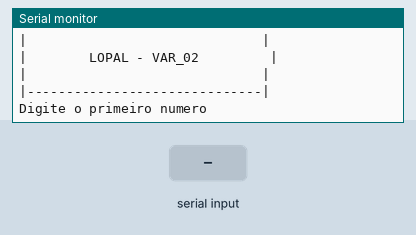
Simulated run of this sketch. Board: Arduino Uno, built with avr-gcc and run on an emulated ATmega328P. On the bench: the last lines printed to the serial monitor. The test bench sets the inputs (shaded band).

Above: at 1.2 s.
1.3 s: "90,45\n" received over Serial
At 2.1 s:
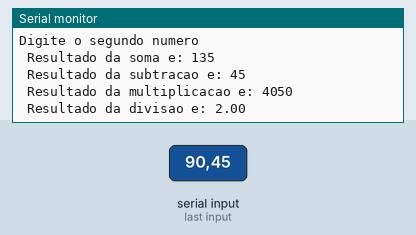
2.8 s: "5\n" received over Serial
At 4.7 s:
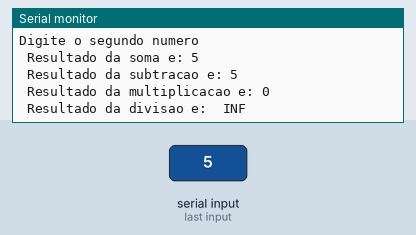

The sketch:

vari_veis_n_mericas_2_1__1_.ino
```cpp
// C++ code
//
void setup()
{
 Serial.begin(9600);// Inicia a Serial
}

//Variáveis - criação e inicialização
 int numero1 = 0;
 int numero2 = 0;
 int soma = 0;
 int subtracao = 0;
 int multiplicacao = 0;
 float divisao = 0;

void loop()
{


   //Cabeçalho
  Serial.println("|------------------------------|");//primeira linha
  Serial.println("|                              |");//segunda linha
  Serial.println("|        LOPAL - VAR_02         |");//terceira linha
  Serial.println("|                              |");//quarta linha
  Serial.println("|------------------------------|");//ultima linha


  Serial.println();//pula uma linha
  Serial.println();//pula uma linha


  //entrada

  Serial.println("Digite o primeiro numero");//pergunta
  while( ! Serial.available () );//Espera o usuario digitar/dar um <Enter>
 numero1 = Serial.parseInt();//resposta do usuario
   Serial.println("Digite o segundo numero");//pergunta
   while( ! Serial.available () );//Espera o usuario digitar/dar um <Enter>
 numero2 =  Serial.parseInt();//resposta do usuario;

 //processamento
 soma = numero1 + numero2;//7 - inteiro (int)
 subtracao = numero1 - numero2;//3 - inteiro(int)
 multiplicacao = numero1 * numero2;//10 - inteiro(int)

  //converte numero1 e numero2 para float antes da conta
 divisao = float(numero1) / float(numero2);//2.5 - real(float)

  //saída
  Serial.println( " Resultado da soma e: " + String(soma) );
  Serial.println( " Resultado da subtracao e: " + String(subtracao) );
  Serial.println( " Resultado da multiplicacao e: " + String(multiplicacao) );
  Serial.println( " Resultado da divisao e: " + String(divisao) );

  delay(1000);//aguarda 1 segundo antes de rodar loop novamente
}
```

Measured:
- after the input at 1.3 s, the serial monitor: prints a new line at once (image 1)
- after the input at 2.8 s, the serial monitor: prints a new line after 1.0 s (image 2)
